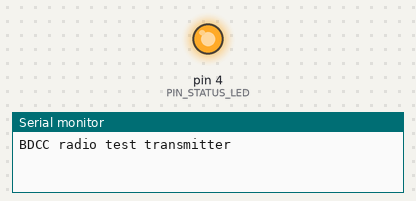
A sketch run on a simulated Arduino Uno, built with avr-gcc and run on an emulated ATmega328P. On the bench: output pins drawn as LEDs (lit = HIGH), the last lines printed to the serial monitor. Dashed ring = blinking. No radio packets arrive unless stated.

Above: at 0.07 s.
At 2.87 s:
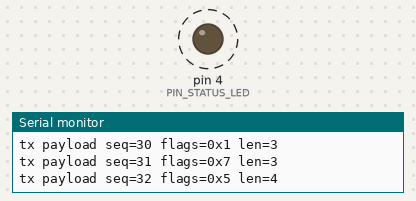
Timing chart, 0 to 3.2 s (numbered marks = the images above):
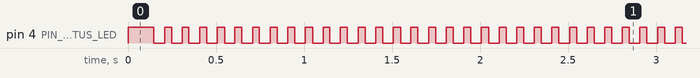

Measured:
- by itself, pin 4 (PIN_STATUS_LED): alternates HIGH for 0.04 s and LOW for 0.06 s
- by itself, everything shown: repeats every 32.0 s, in 176 steps

The sketch:

radio_test_transmitter.ino
```cpp
#include <SPI.h>
#include <RF24.h>

namespace {

constexpr uint8_t PIN_STATUS_LED = 4;
constexpr uint8_t PIN_NRF_CE = 9;
constexpr uint8_t PIN_NRF_CSN = 10;

constexpr bool ENABLE_SERIAL_DEBUG = true;
constexpr uint8_t PROTOCOL_VERSION = 1;
constexpr uint8_t MAX_DCC_PACKET_BYTES = 6;
constexpr uint32_t PAYLOAD_INTERVAL_MS = 100;
constexpr uint32_t KEEPALIVE_INTERVAL_MS = 500;
constexpr uint32_t LED_FLASH_MS = 40;
constexpr uint32_t SERIAL_REPORT_INTERVAL_MS = 1000;

struct RadioPacket {
  uint8_t version;
  uint8_t flags;
  uint8_t length;
  uint8_t sequence;
  uint8_t data[MAX_DCC_PACKET_BYTES];
};

RF24 radio(PIN_NRF_CE, PIN_NRF_CSN);
const uint8_t kRadioAddress[6] = "DCC01";

uint8_t sequenceCounter = 0;
uint8_t speedStep = 1;
uint8_t packetPattern = 0;
uint32_t lastPayloadMs = 0;
uint32_t lastKeepaliveMs = 0;
uint32_t ledOffMs = 0;
uint32_t lastSerialReportMs = 0;
uint32_t sentPayloads = 0;
uint32_t sentKeepalives = 0;

uint8_t appendChecksum(uint8_t *packet, uint8_t payloadLength) {
  uint8_t checksum = 0;
  for (uint8_t i = 0; i < payloadLength; ++i) {
    checksum ^= packet[i];
  }
  packet[payloadLength] = checksum;
  return static_cast<uint8_t>(payloadLength + 1);
}

void flashStatusLed() {
  digitalWrite(PIN_STATUS_LED, HIGH);
  ledOffMs = millis() + LED_FLASH_MS;
}

void writeRadioPacket(const RadioPacket &payload) {
  radio.write(&payload, sizeof(payload));
  flashStatusLed();
}

void sendKeepalive() {
  RadioPacket payload{};
  payload.version = PROTOCOL_VERSION;
  payload.flags = 0x08;
  payload.length = 0;
  payload.sequence = sequenceCounter++;
  writeRadioPacket(payload);
  ++sentKeepalives;
}

void sendDccLikePayload() {
  uint8_t dccPacket[MAX_DCC_PACKET_BYTES] = {};
  uint8_t dccLength = 0;
  uint8_t flags = 0x01;

  switch (packetPattern) {
    case 0:
      dccPacket[0] = 3;
      dccPacket[1] = 0x3F;
      dccPacket[2] = static_cast<uint8_t>(0x80 | (speedStep + 1));
      dccLength = appendChecksum(dccPacket, 3);
      flags |= 0x04;
      speedStep = static_cast<uint8_t>((speedStep % 28) + 1);
      break;

    case 1:
      dccPacket[0] = 3;
      dccPacket[1] = static_cast<uint8_t>(0x80 | ((sequenceCounter >> 1) & 0x1F));
      dccLength = appendChecksum(dccPacket, 2);
      break;

    default:
      dccPacket[0] = 0;
      dccPacket[1] = 0x41;
      dccLength = appendChecksum(dccPacket, 2);
      flags |= 0x02 | 0x04;
      break;
  }

  packetPattern = static_cast<uint8_t>((packetPattern + 1) % 3);

  RadioPacket payload{};
  payload.version = PROTOCOL_VERSION;
  payload.flags = flags;
  payload.length = dccLength;
  payload.sequence = sequenceCounter++;
  for (uint8_t i = 0; i < dccLength; ++i) {
    payload.data[i] = dccPacket[i];
  }

  writeRadioPacket(payload);
  ++sentPayloads;

  if (ENABLE_SERIAL_DEBUG) {
    Serial.print(F("tx payload seq="));
    Serial.print(payload.sequence);
    Serial.print(F(" flags=0x"));
    Serial.print(payload.flags, HEX);
    Serial.print(F(" len="));
    Serial.println(payload.length);
  }
}

void updateStatusLed() {
  if (ledOffMs != 0 && static_cast<int32_t>(millis() - ledOffMs) >= 0) {
    digitalWrite(PIN_STATUS_LED, LOW);
    ledOffMs = 0;
  }
}

void reportStatus() {
  if (!ENABLE_SERIAL_DEBUG) {
    return;
  }

  const uint32_t now = millis();
  if ((now - lastSerialReportMs) < SERIAL_REPORT_INTERVAL_MS) {
    return;
  }
  lastSerialReportMs = now;

  Serial.print(F("tx payloads="));
  Serial.print(sentPayloads);
  Serial.print(F(" keepalives="));
  Serial.print(sentKeepalives);
  Serial.print(F(" nextSeq="));
  Serial.println(sequenceCounter);
}

}  // namespace

void setup() {
  pinMode(PIN_STATUS_LED, OUTPUT);
  digitalWrite(PIN_STATUS_LED, HIGH);

  if (ENABLE_SERIAL_DEBUG) {
    Serial.begin(115200);
    Serial.println(F("BDCC radio test transmitter"));
  }

  radio.begin();
  radio.setAutoAck(false);
  radio.setDataRate(RF24_250KBPS);
  radio.setPALevel(RF24_PA_LOW);
  radio.setChannel(108);
  radio.openWritingPipe(kRadioAddress);
  radio.stopListening();

  lastPayloadMs = millis();
  lastKeepaliveMs = millis();
  ledOffMs = millis() + 500;
}

void loop() {
  const uint32_t now = millis();

  if ((now - lastPayloadMs) >= PAYLOAD_INTERVAL_MS) {
    sendDccLikePayload();
    lastPayloadMs = now;
  }

  if ((now - lastKeepaliveMs) >= KEEPALIVE_INTERVAL_MS) {
    sendKeepalive();
    lastKeepaliveMs = now;
  }

  updateStatusLed();
  reportStatus();
}
```
